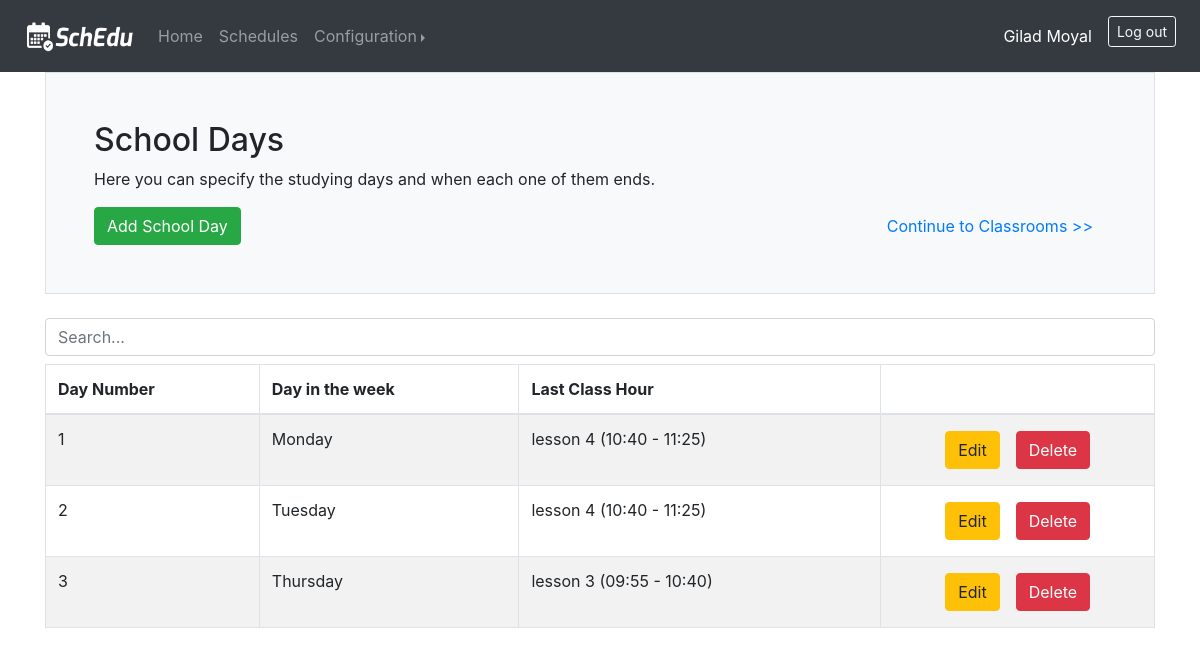
Page /days (signed in) on the committed database.
### web_app/models.py (models this page shows, shortened)
class User(db.Model, UserMixin):
    id = db.Column(db.Integer, primary_key=True)
    email = db.Column(db.String(150), unique=True)
    name = db.Column(db.String(150))
    password = db.Column(db.String(150))
    classtimes = db.relationship('ClassTime', backref='user')
    days = db.relationship('Day', backref='user')
    classrooms = db.relationship('Classroom', backref='user')
    equipments = db.relationship('Equipment', backref='user')
    subjects = db.relationship('Subject', backref='user')
    students_groups = db.relationship('StudentsGroup', backref='user')
    teachers = db.relationship('Teacher', backref='user')
    classes = db.relationship('CourseClass', backref='user')
    schedules = db.relationship('Schedule', backref='user')

class Day(db.Model):
    day_id = db.Column(db.Integer, primary_key=True)
    name = db.Column(db.String(20))
    index = db.Column(db.Integer)
    last_class_time_id = db.Column(db.Integer, db.ForeignKey('class_time.class_time_id'))
    user_id = db.Column(db.Integer, db.ForeignKey('user.id'))
    schedule_id = db.Column(db.Integer, db.ForeignKey('schedule.schedule_id'))
    classes = db.relationship('CourseClass', backref='day')

class ClassTime(db.Model):
    class_time_id = db.Column(db.Integer, primary_key=True)
    start_time = db.Column(db.String(20))
    end_time = db.Column(db.String(20))
    index = db.Column(db.Integer)
    days_ending_this_time = db.relationship('Day', backref='last_class_time')
    user_id = db.Column(db.Integer, db.ForeignKey('user.id'))
    schedule_id = db.Column(db.Integer, db.ForeignKey('schedule.schedule_id'))
    classes = db.relationship('CourseClass', backref='class_time')

### web_app/views.py (the view)
@views.route('/days', methods=['GET', 'POST'])
@login_required
def days():
    sorted_days = sorted(current_user.days, key=get_index)
    if request.method == 'POST':
        day_name = request.form["day_name"]
        index = find_index_update_others((day_name,), sorted_days)
        last_class_time = ClassTime.query.get(request.form["last_ct_id"])
        new_day = Day(name=day_name, index=index, last_class_time=last_class_time, user=current_user)
        db.session.add(new_day)
        db.session.commit()
        return redirect(url_for('views.days'))
    else:
        sorted_classtimes = sorted(current_user.classtimes, key=get_index)
        left_days_dict = left_days(sorted_days)
        return render_template('days.html', user=current_user, days=sorted_days, left_days_dict=left_days_dict, classtimes=sorted_classtimes)

### web_app/views.py (called while the page is built)
def get_index(day_or_time):
    return day_or_time.index

def left_days(days):
    left_days_dict = {}
    for str_day in days_order_dict:
        left_days_dict[str_day] = True
    for day in days:
        left_days_dict[day.name] = False
    return left_days_dict

### web_app/templates/days.html (shortened to what this page needs)
{% extends 'base.html' %}
{% block body %}
    <div class="h-100 p-5 bg-light border rounded-3">
        <h2>School Days</h2>
        <p>Here you can specify the studying days and when each one of them ends.</p>
        <div class="row">
            <div class="col">
                <button type="button" class="btn btn-success" data-toggle="modal" data-target="#addModal">Add School Day</button>
            </div>
            <div class="col text-right">
                <a type="button" class="btn btn-link" href="{{ url_for('views.classrooms') }}">Continue to Classrooms >></a>
            </div>
        </div>
    </div>
    <br>
    {% if days|length > 0 %}
        <input class="form-control mb-2" id="myInput" type="text" placeholder="Search...">
        <div class="table-responsive-md">
            <table class="table table-bordered table-striped">
                <thead>
                <tr>
                    <th>Day Number</th>
                    <th>Day in the week</th>
                    <th>Last Class Hour</th>
                    <th></th>
                </tr>
                </thead>
                <tbody id="myTable">
                {% for day in days %}
                    <tr>
                        <td>{{ day.index }}</td>
                        <td>{{ day.name }}</td>
                        {% set classtime = day.last_class_time %}
                        <td>lesson {{ classtime.index }} ({{ classtime.start_time }} - {{ classtime.end_time }})</td>
                        <td>
                            <div class="row justify-content-center">
                                <form method="post" action="{{ url_for('views.edit_day') }}">
                                    <button class="btn btn-warning ml-2 mr-2 mt-1 mb-1" type="submit">Edit</button>
                                </form>
                                <form method="post" action="{{ url_for('views.delete_day') }}">
                                    <button class="btn btn-danger ml-2 mr-2 mt-1 mb-1" type="submit">Delete</button>
                                </form>
                            </div>
                        </td>
                    </tr>
                {% endfor %}
                </tbody>
            </table>
        </div>
    {% else %}
        <h6>Currently there are no school days</h6>
    {% endif %}
{% endblock %}

### web_app/templates/base.html (shortened to what this page needs)
<!DOCTYPE html>
<html lang="en">
<head>
    <link rel="stylesheet" href="https://stackpath.bootstrapcdn.com/bootstrap/4.3.1/css/bootstrap.min.css">
    <link rel="stylesheet" href="https://cdn.jsdelivr.net/npm/bootstrap-select@1.13.14/dist/css/bootstrap-select.min.css">
</head>
<body>
    <nav class="navbar navbar-expand-lg navbar-dark bg-dark">
        <a class="navbar-brand ml-2" href="{{url_for('views.home')}}">
          <img src="/static/photos/navbarLogo.png" width="110" height="32" alt="">
        </a>
        <div class="collapse navbar-collapse" id="navbar">
          {% if user.is_authenticated %}
            <ul class="navbar-nav mr-auto">
              <li class="nav-item">
                <a class="nav-link" href="{{url_for('views.home')}}">Home <span class="sr-only">(current)</span></a>
              </li>
              <li class="nav-item">
                <a class="nav-link" href="{{ url_for('views.schedules') }}">Schedules</a>
              </li>
              <li class="nav-item dropdown">
                <div class="btn-group dropright">
                  <a class="nav-link dropdown-toggle" href="http://example.com" id="dropdown01" data-toggle="dropdown" aria-haspopup="true" aria-expanded="false">Configuration</a>
                </div>
              </li>
            </ul>
            <ul class="navbar-nav ml-auto">
              <li class="nav-item active">
                <a class="nav-link mr-2 mt-2 mb-2">{{ user.name }}<span class="sr-only">(current)</span></a>
              </li>
              <li class="nav-item">
                <a class="btn btn-outline-light mr-2 mt-2 mb-2 btn-sm" href="{{ url_for('auth.logout') }}">Log out</a>
              </li>
            </ul>
          {% endif %}
        </div>
    </nav>
    <div class="container">
      {% block body %} {% endblock %}
    </div>
</body>
</html>

### rows in the picture
User: name "Gilad Moyal"
Day: index "1", name "Monday"
ClassTime: index "4", start_time "10:40", end_time "11:25"
Day: index "2", name "Tuesday"
Day: index "3", name "Thursday"
ClassTime: index "3", start_time "09:55", end_time "10:40"
